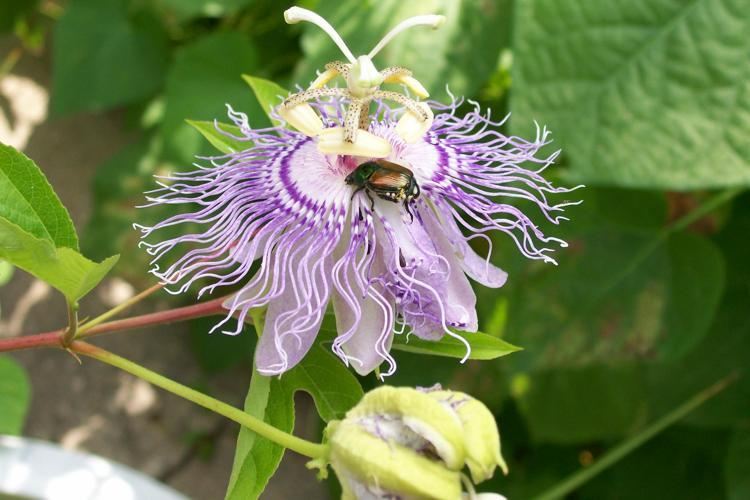
#> input picture data/OxfordFlowers102/test/images/image_00125.jpg, 750 x 500 px
$ python phase4_motion_templates.py --image_path ../../data/OxfordFlowers102/test/images/image_00125.jpg --mask_path ../../data/OxfordFlowers102/test/images/image_00221.jpg --cig_path ../../data/OxfordFlowers102/test/images/image_00221.jpg --output_dir out
#> lines starting #> are read from the running program, lines starting #| are printed output that depends on the picture; after the words box and inside, x2 and y2 are one past the last pixel; in counts of white or black regions, pixels touching at a corner belong together
#!/usr/bin/env python3
"""
phase4_motion_templates.py

Generate 12 coarse keyframes from:
- a cartoonized flower image,
- a flower mask,
- a 12-stage botanical CIG JSON file.

The script preserves the original background and only transforms the flower foreground.
These 12 generated images are intended as coarse visual guidance frames. They can be
optionally passed to an image-to-image or inpainting model for refinement.

Requirements:
    pip install pillow numpy opencv-python imageio

Example:
    python phase4_motion_templates.py \
      --image_path /path/to/cartoon_image.png \
      --mask_path /path/to/segmim_06765.jpg \
      --cig_path /path/to/001_pink_primrose.json \
      --output_dir outputs/phase4_keyframes \
      --image_size 512 \
      --make_gif
"""

from __future__ import annotations

import argparse
import json
import math
import re
from pathlib import Path
from typing import Any, Dict, List, Tuple

import cv2
import imageio.v2 as imageio
import numpy as np
from PIL import Image


def parse_args() -> argparse.Namespace:
    parser = argparse.ArgumentParser(
        description="Generate 12 coarse flower motion keyframes from CIG."
    )
    parser.add_argument("--image_path", required=True, type=str)
    parser.add_argument("--mask_path", required=True, type=str)
    parser.add_argument("--cig_path", required=True, type=str)
    parser.add_argument("--output_dir", required=True, type=str)
    parser.add_argument("--image_size", default=512, type=int)
    parser.add_argument("--fps", default=8, type=int)
    parser.add_argument("--make_gif", action="store_true")
    parser.add_argument("--mask_dilate", default=1, type=int)
    return parser.parse_args()


def load_rgb_image(path: str | Path, size: int) -> np.ndarray:
#> called with size = 512
    image = Image.open(path).convert("RGB")
#> image is the input picture: PIL image 750x500 RGB; mean R, G, B 111.7, 125.6, 81.1
    image = image.resize((size, size), Image.BICUBIC)
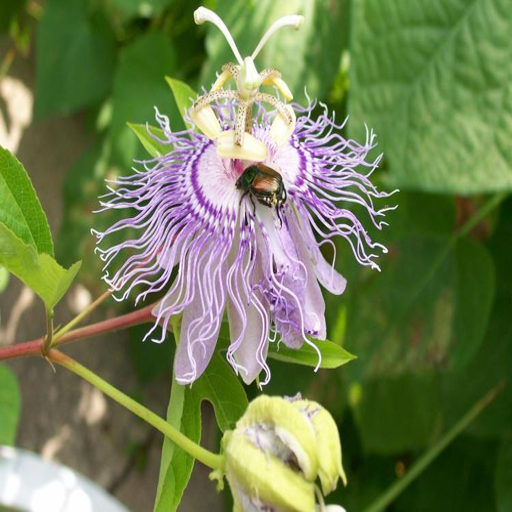
#> image: PIL image 512x512 RGB; mean R, G, B 111.7, 125.6, 81.1
    return np.array(image).astype(np.uint8)


def load_flower_mask(path: str | Path, size: int, dilate_iter: int = 1) -> np.ndarray:
    """
    Load Oxford-style flower mask or normal binary mask.
    Oxford masks often preserve flower pixels and replace background with blue.
    """
#> called with size = 512, dilate_iter = 1
    mask_img = Image.open(path).convert("RGB")
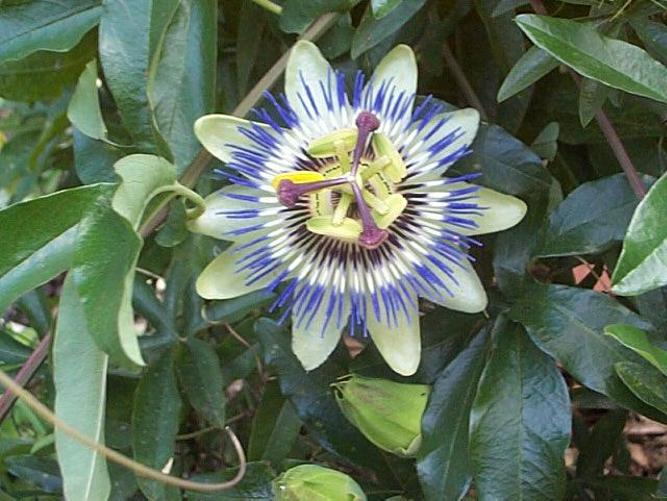
#> input picture data/OxfordFlowers102/test/images/image_00221.jpg, 667 x 501 px
#> mask_img is the input picture: PIL image 667x501 RGB; mean R, G, B 95.2, 111.6, 91.9
    mask_img = mask_img.resize((size, size), Image.NEAREST)
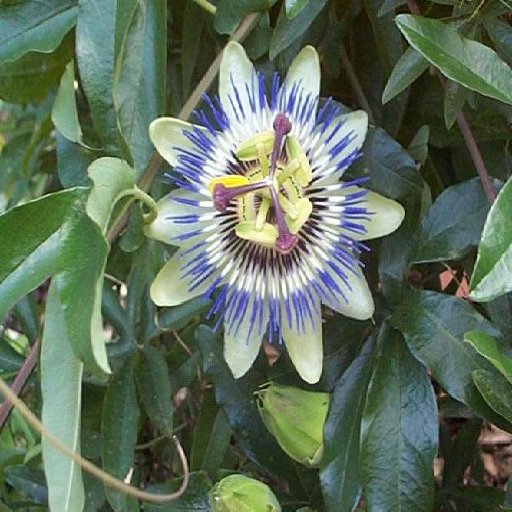
#> mask_img: PIL image 512x512 RGB; mean R, G, B 95.2, 111.6, 91.9
    mask_rgb = np.array(mask_img).astype(np.int16)

    r = mask_rgb[:, :, 0]
    g = mask_rgb[:, :, 1]
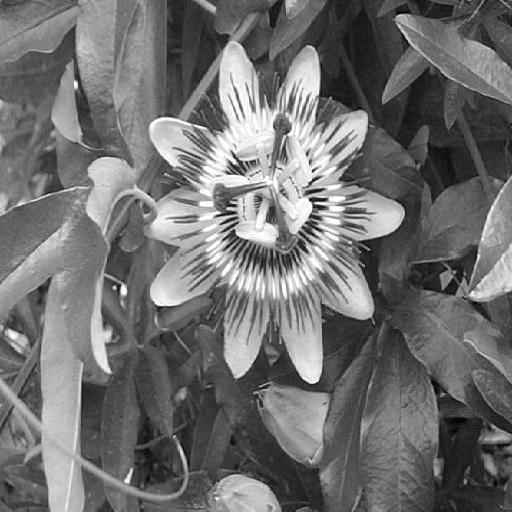
#> g: shape (512, 512) int16; min 0, max 255, mean 111.6
    b = mask_rgb[:, :, 2]
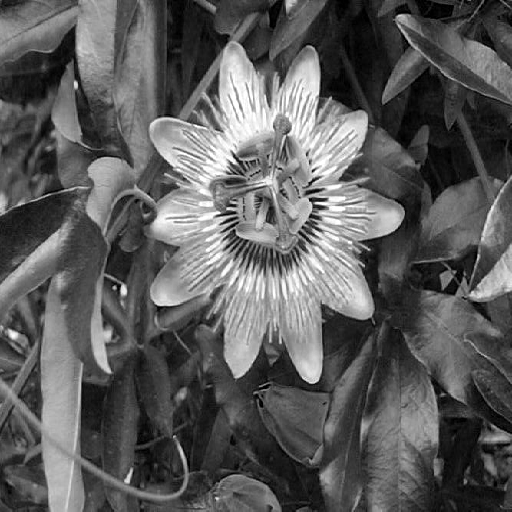
#> b: shape (512, 512) int16; min 0, max 255, mean 91.9

    blue_background = (b > 100) & (b > r + 25) & (b > g + 25)
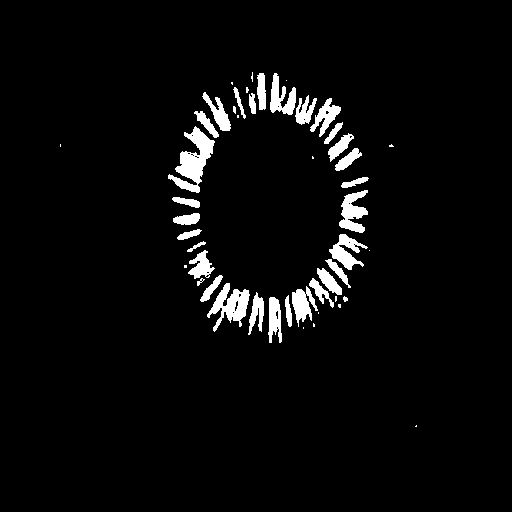
#> blue_background: shape (512, 512) bool; 4.1% white; 48 white regions (16 under 20 px), largest, box (x1, y1, x2, y2) and area: (168, 126, 215, 193) 1322, (207, 283, 250, 332) 940, (339, 190, 368, 233) 695
    foreground = (~blue_background).astype(np.uint8)

    fg_ratio = foreground.mean()
#> fg_ratio = 0.959
    if fg_ratio > 0.95 or fg_ratio < 0.01:
        gray = np.array(Image.open(path).convert("L").resize((size, size), Image.NEAREST))
        foreground = (gray > 127).astype(np.uint8)
#> foreground: shape (512, 512); values 0 (black) and 1 (white), 29.4% white; 403 white regions (342 under 20 px), largest, box (x1, y1, x2, y2) and area: (84, 15, 405, 384) 44126, (0, 270, 189, 512) 9441, (76, 0, 117, 85) 2774

    if dilate_iter > 0:
        kernel = np.ones((3, 3), np.uint8)
        foreground = cv2.dilate(foreground, kernel, iterations=dilate_iter)
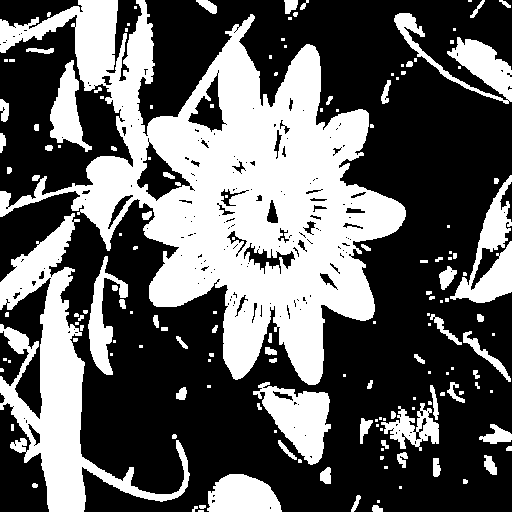
#> foreground: shape (512, 512); values 0 (black) and 1 (white), 37.9% white; 159 white regions (81 under 20 px), largest, box (x1, y1, x2, y2) and area: (0, 0, 406, 385) 62509, (0, 213, 190, 512) 14598, (253, 382, 331, 465) 3322

    return foreground.astype(np.float32)


def load_cig(path: str | Path) -> Dict[str, Any]:
    with open(path, "r", encoding="utf-8") as f:
#> (the run stopped early here; a loop or call above may not have finished)
